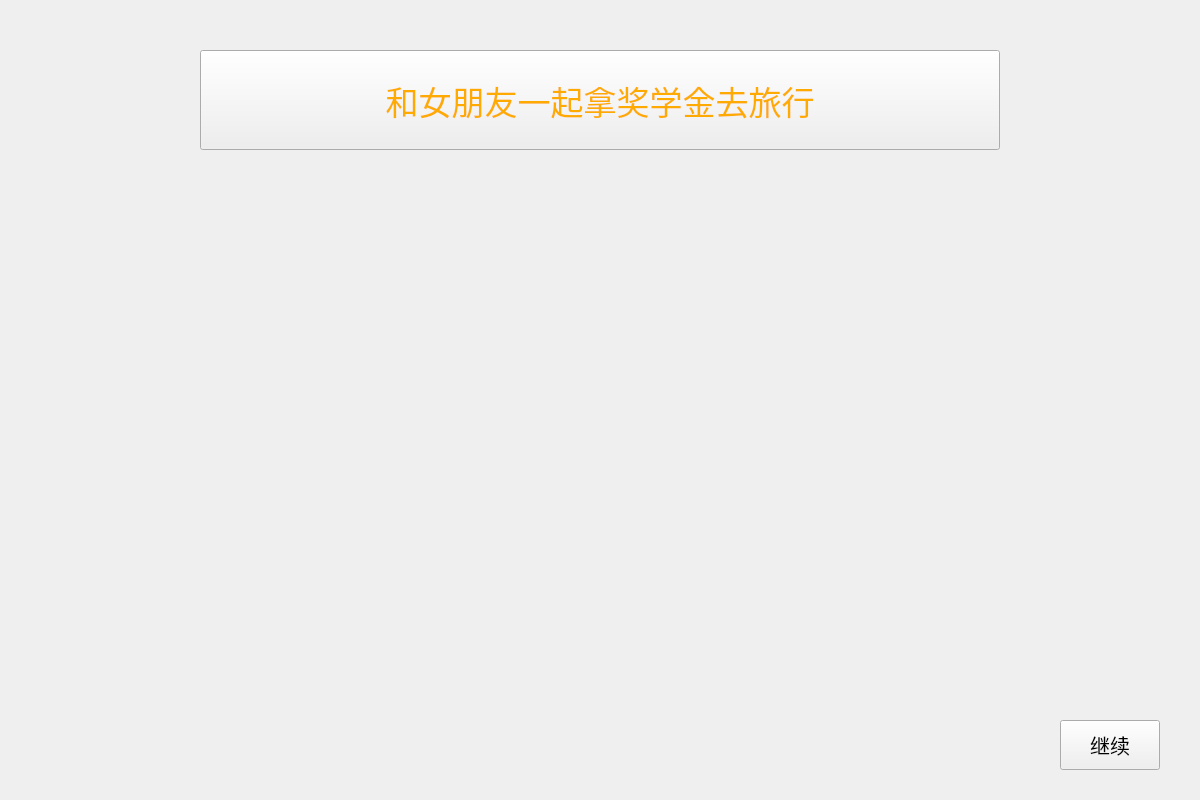
<?xml version="1.0" encoding="UTF-8"?>
<ui version="4.0">
 <class>ppt62</class>
 <widget class="QWidget" name="ppt62">
  <property name="geometry">
   <rect>
    <x>0</x>
    <y>0</y>
    <width>1200</width>
    <height>800</height>
   </rect>
  </property>
  <property name="font">
   <font>
    <family>黑体</family>
    <weight>50</weight>
    <bold>false</bold>
   </font>
  </property>
  <property name="windowTitle">
   <string>Form</string>
  </property>
  <widget class="QPushButton" name="cd">
   <property name="geometry">
    <rect>
     <x>200</x>
     <y>50</y>
     <width>800</width>
     <height>100</height>
    </rect>
   </property>
   <property name="font">
    <font>
     <family>黑体</family>
     <pointsize>25</pointsize>
    </font>
   </property>
   <property name="styleSheet">
    <string notr="true">color: rgb(255, 170, 0);</string>
   </property>
   <property name="text">
    <string>和女朋友一起拿奖学金去旅行</string>
   </property>
  </widget>
  <widget class="QPushButton" name="pushButton">
   <property name="geometry">
    <rect>
     <x>1060</x>
     <y>720</y>
     <width>100</width>
     <height>50</height>
    </rect>
   </property>
   <property name="font">
    <font>
     <pointsize>15</pointsize>
    </font>
   </property>
   <property name="text">
    <string>继续</string>
   </property>
   <property name="icon">
    <iconset resource="res.qrc">
     <normaloff>:/P1-6/IMAGE/jx (2).jpg</normaloff>:/P1-6/IMAGE/jx (2).jpg</iconset>
   </property>
   <property name="iconSize">
    <size>
     <width>30</width>
     <height>30</height>
    </size>
   </property>
  </widget>
 </widget>
 <resources>
  <include location="res.qrc"/>
 </resources>
 <connections/>
</ui>
